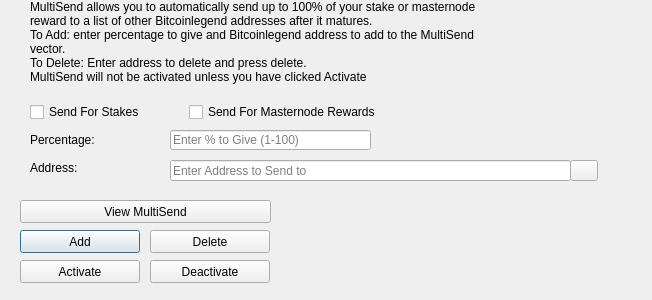
<?xml version="1.0" encoding="UTF-8"?>
<ui version="4.0">
 <class>MultiSendDialog</class>
 <widget class="QDialog" name="MultiSendDialog">
  <property name="windowModality">
   <enum>Qt::NonModal</enum>
  </property>
  <property name="geometry">
   <rect>
    <x>0</x>
    <y>0</y>
    <width>652</width>
    <height>300</height>
   </rect>
  </property>
  <property name="windowTitle">
   <string>MultiSend</string>
  </property>
  <widget class="QLineEdit" name="multiSendPercentEdit">
   <property name="geometry">
    <rect>
     <x>170</x>
     <y>130</y>
     <width>201</width>
     <height>20</height>
    </rect>
   </property>
   <property name="toolTip">
    <string>Enter whole numbers 1 - 100</string>
   </property>
   <property name="placeholderText">
    <string>Enter % to Give (1-100)</string>
   </property>
  </widget>
  <widget class="QLineEdit" name="multiSendAddressEdit">
   <property name="geometry">
    <rect>
     <x>170</x>
     <y>160</y>
     <width>401</width>
     <height>21</height>
    </rect>
   </property>
   <property name="toolTip">
    <string/>
   </property>
   <property name="placeholderText">
    <string>Enter Address to Send to</string>
   </property>
  </widget>
  <widget class="QLabel" name="label_2">
   <property name="geometry">
    <rect>
     <x>30</x>
     <y>0</y>
     <width>451</width>
     <height>121</height>
    </rect>
   </property>
   <property name="lineWidth">
    <number>1</number>
   </property>
   <property name="text">
    <string>MultiSend allows you to automatically send up to 100% of your stake or masternode reward to a list of other Bitcoinlegend addresses after it matures.
To Add: enter percentage to give and Bitcoinlegend address to add to the MultiSend vector.
To Delete: Enter address to delete and press delete.
MultiSend will not be activated unless you have clicked Activate</string>
   </property>
   <property name="alignment">
    <set>Qt::AlignLeading|Qt::AlignLeft|Qt::AlignTop</set>
   </property>
   <property name="wordWrap">
    <bool>true</bool>
   </property>
  </widget>
  <widget class="QLabel" name="message">
   <property name="geometry">
    <rect>
     <x>290</x>
     <y>200</y>
     <width>351</width>
     <height>91</height>
    </rect>
   </property>
   <property name="text">
    <string/>
   </property>
  </widget>
  <widget class="QPushButton" name="addButton">
   <property name="geometry">
    <rect>
     <x>20</x>
     <y>230</y>
     <width>120</width>
     <height>23</height>
    </rect>
   </property>
   <property name="toolTip">
    <string/>
   </property>
   <property name="statusTip">
    <string>Add to MultiSend Vector</string>
   </property>
   <property name="text">
    <string>Add</string>
   </property>
  </widget>
  <widget class="QPushButton" name="disableButton">
   <property name="geometry">
    <rect>
     <x>150</x>
     <y>260</y>
     <width>120</width>
     <height>23</height>
    </rect>
   </property>
   <property name="statusTip">
    <string>Deactivate MultiSend</string>
   </property>
   <property name="text">
    <string>Deactivate</string>
   </property>
  </widget>
  <widget class="QPushButton" name="addressBookButton">
   <property name="geometry">
    <rect>
     <x>570</x>
     <y>160</y>
     <width>28</width>
     <height>21</height>
    </rect>
   </property>
   <property name="toolTip">
    <string>Choose an address from the address book</string>
   </property>
   <property name="text">
    <string/>
   </property>
   <property name="icon">
    <iconset resource="../bitcoinlegend.qrc">
     <normaloff>:/icons/address-book</normaloff>:/icons/address-book</iconset>
   </property>
   <property name="shortcut">
    <string>Alt+A</string>
   </property>
   <property name="autoDefault">
    <bool>false</bool>
   </property>
  </widget>
  <widget class="QLabel" name="label">
   <property name="geometry">
    <rect>
     <x>30</x>
     <y>130</y>
     <width>121</width>
     <height>20</height>
    </rect>
   </property>
   <property name="toolTip">
    <string>Percentage of stake to send</string>
   </property>
   <property name="text">
    <string>Percentage:</string>
   </property>
  </widget>
  <widget class="QLabel" name="label_5">
   <property name="geometry">
    <rect>
     <x>30</x>
     <y>160</y>
     <width>111</width>
     <height>16</height>
    </rect>
   </property>
   <property name="toolTip">
    <string>Address to send portion of stake to</string>
   </property>
   <property name="text">
    <string>Address:</string>
   </property>
  </widget>
  <widget class="QPushButton" name="deleteButton">
   <property name="geometry">
    <rect>
     <x>150</x>
     <y>230</y>
     <width>120</width>
     <height>23</height>
    </rect>
   </property>
   <property name="toolTip">
    <string/>
   </property>
   <property name="statusTip">
    <string>Delete Address From MultiSend Vector</string>
   </property>
   <property name="text">
    <string>Delete</string>
   </property>
  </widget>
  <widget class="QPushButton" name="activateButton">
   <property name="geometry">
    <rect>
     <x>20</x>
     <y>260</y>
     <width>120</width>
     <height>23</height>
    </rect>
   </property>
   <property name="statusTip">
    <string>Activate MultiSend</string>
   </property>
   <property name="text">
    <string>Activate</string>
   </property>
  </widget>
  <widget class="QPushButton" name="viewButton">
   <property name="geometry">
    <rect>
     <x>20</x>
     <y>200</y>
     <width>251</width>
     <height>23</height>
    </rect>
   </property>
   <property name="toolTip">
    <string/>
   </property>
   <property name="statusTip">
    <string>View MultiSend Vector</string>
   </property>
   <property name="text">
    <string>View MultiSend</string>
   </property>
  </widget>
  <widget class="QWidget" name="horizontalLayoutWidget">
   <property name="geometry">
    <rect>
     <x>30</x>
     <y>100</y>
     <width>351</width>
     <height>24</height>
    </rect>
   </property>
   <layout class="QHBoxLayout" name="horizontalLayout">
    <item>
     <widget class="QCheckBox" name="multiSendStakeCheckBox">
      <property name="text">
       <string>Send For Stakes</string>
      </property>
     </widget>
    </item>
    <item>
     <widget class="QCheckBox" name="multiSendMasternodeCheckBox">
      <property name="text">
       <string>Send For Masternode Rewards</string>
      </property>
     </widget>
    </item>
   </layout>
  </widget>
 </widget>
 <resources>
  <include location="../bitcoinlegend.qrc"/>
 </resources>
 <connections/>
</ui>
